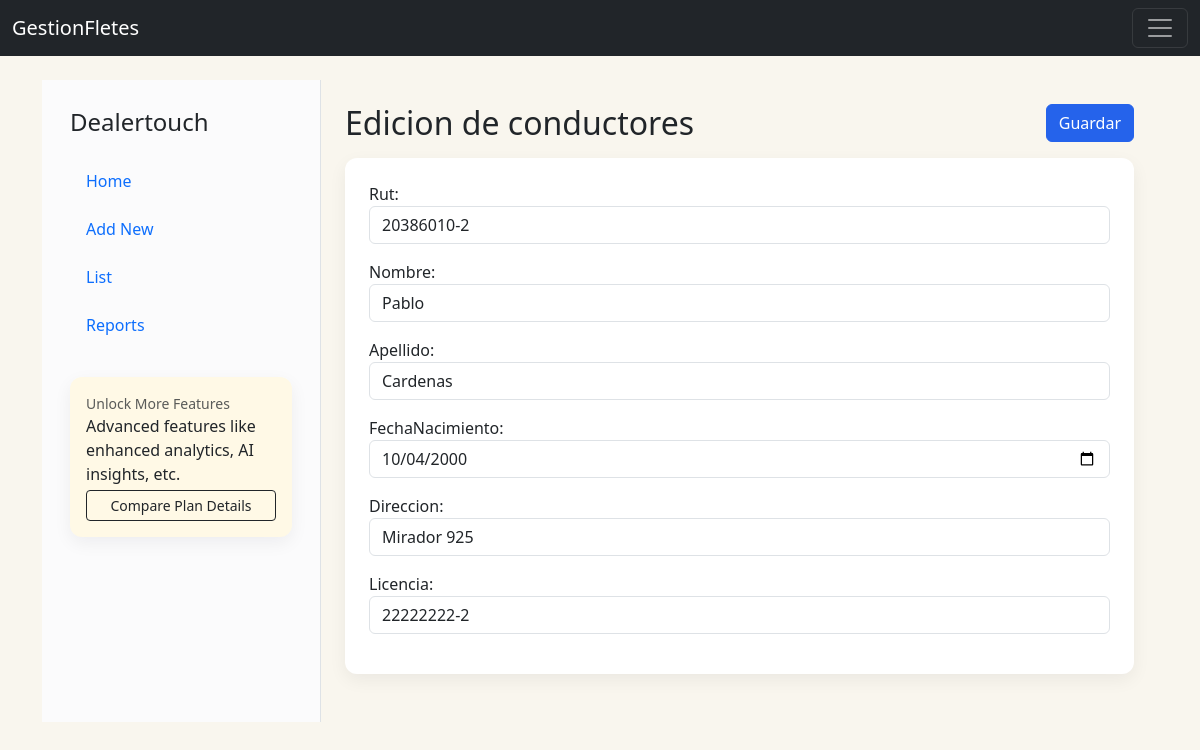
Page /conductores/editarConductores/1 on the committed database.
### CrudConductores/models.py (models this page shows, shortened)
class Conductores(models.Model):
    conductorID = models.AutoField(primary_key=True)
    rut = models.CharField(unique= True, max_length=10)
    nombre = models.CharField(max_length=30)
    apellido = models.CharField(max_length=30)
    fechaNacimiento = models.DateField()
    direccion = models.CharField(max_length=100)
    licencia = models.CharField(unique=True, max_length=10)

### CrudConductores/views.py (the view)
# urls.py: path('editarConductores/<conductorID>', views.editarConductores, name="editarConductores"),
def editarConductores(request, conductorID):
    conductor = Conductores.objects.get(conductorID=conductorID)
    if request.method == 'POST':
        form = ConductoresForm(request.POST, instance=conductor)
        if form.is_valid():
            form.save()
            messages.success(request, 'Conductor Editado Correctamente!')
            return redirect('registrarConductores')
        else:
            messages.error(request, 'Error al editar el conductor. Por favor, verifica los datos.')
            return render(request, 'edicionConductores.html', {'form':form,"conductorID":conductorID})
    else:
        form = ConductoresForm(instance=conductor)
        return render(request, 'edicionConductores.html', {'form':form,"conductorID":conductorID})

### CrudConductores/forms.py
class ConductoresForm(forms.ModelForm):
    rut = forms.CharField(error_messages={'unique':'Ya existe un conductor con este RUT.'})
    licencia = forms.CharField(error_messages={'unique':'Ya existe un conductor con esta LICENCIA.'})
    class Meta:
        model = Conductores
        fields = ['rut','nombre','apellido','fechaNacimiento','direccion','licencia']

### CrudConductores/templates/edicionConductores.html (shortened to what this page needs)
{% extends "partials/gestion_layout.html" %}
{% load widget_tweaks %}
{% block gestion_header %}
        <div class="d-flex align-items-start mb-3">
            <div>
                <h2 class="mb-0">Edicion de conductores</h2>
            </div>
            <div class="ms-auto">
                <button form="editarConductorForm" type="submit" class="btn btn-primary">Guardar</button>
            </div>
        </div>
{% endblock %}
{% block gestion_body %}
        <form id="editarConductorForm" action="{% url 'editarConductores' conductorID %}" method="POST">
            <div class="mb-3">{{ form.rut.label_tag }}{% render_field form.rut class="form-control" placeholder="Ej: 12345678-9" minlength="10" maxlength="10" %}{{form.rut.errors}}</div>
            <div class="mb-3">{{ form.nombre.label_tag }}{% render_field form.nombre class="form-control" maxlength="30" %}{{form.nombre.errors}}</div>
            <div class="mb-3">{{ form.apellido.label_tag }}{% render_field form.apellido class="form-control" maxlength="30" %}{{form.apellido.errors}}</div>
            <div class="mb-3">{{ form.fechaNacimiento.label_tag }}{% render_field form.fechaNacimiento class="form-control" type="date" %}{{form.fechaNacimiento.errors}}</div>
            <div class="mb-3">{{ form.direccion.label_tag }}{% render_field form.direccion class="form-control" maxlength="100" %}{{form.direccion.errors}}</div>
            <div class="mb-3">{{ form.licencia.label_tag }}{% render_field form.licencia class="form-control" placeholder="Ej:12345678-9" minlength="10" maxlength="10" %}{{form.licencia.errors}}</div>
        </form>
    {% endblock %}

### Home/static/css/gestionFletes.css (style rules this page uses)
body { background-color: #F9F6EE; }
.btn-primary { background: #2563eb; border-color:#2563eb }

### rows in the picture
Conductores: rut "20386010-2", nombre "Pablo", apellido "Cardenas", fechaNacimiento "10/04/2000", direccion "Mirador 925", licencia "22222222-2"
